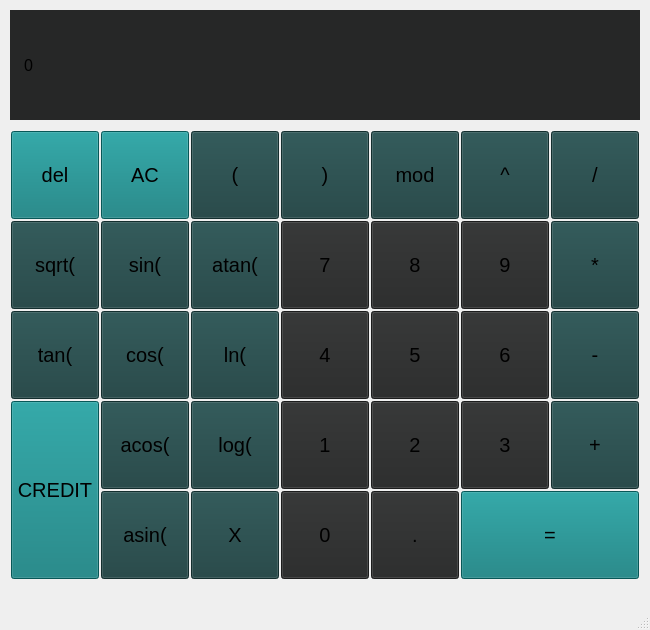
<?xml version="1.0" encoding="UTF-8"?>
<ui version="4.0">
 <class>MainWindow</class>
 <widget class="QMainWindow" name="MainWindow">
  <property name="geometry">
   <rect>
    <x>0</x>
    <y>0</y>
    <width>650</width>
    <height>630</height>
   </rect>
  </property>
  <property name="sizePolicy">
   <sizepolicy hsizetype="Maximum" vsizetype="Maximum">
    <horstretch>0</horstretch>
    <verstretch>0</verstretch>
   </sizepolicy>
  </property>
  <property name="minimumSize">
   <size>
    <width>0</width>
    <height>0</height>
   </size>
  </property>
  <property name="maximumSize">
   <size>
    <width>800</width>
    <height>800</height>
   </size>
  </property>
  <property name="windowTitle">
   <string>MainWindow</string>
  </property>
  <widget class="QWidget" name="centralwidget">
   <property name="styleSheet">
    <string notr="true">QMainWindow {
background-color: rgb(38, 39, 39);
}

.QPushButton {
background-color: rgb(38, 39, 39);
margin: 1px;
padding: 1px;
font-size: 20px;
}

.QLabel {
background-color: rgb(38, 39, 39);
padding-left: 10px;
font-size: 16px;
}

.QPushButton:hover {
background-color: rgb(103,115,115);
}</string>
   </property>
   <widget class="QPushButton" name="pushButton_equal">
    <property name="geometry">
     <rect>
      <x>460</x>
      <y>490</y>
      <width>180</width>
      <height>90</height>
     </rect>
    </property>
    <property name="styleSheet">
     <string notr="true">QPushButton {
background-color: rgb(10, 122, 122);
}

QPushButton:hover {
background-color: rgb(103,115,115);
}</string>
    </property>
    <property name="text">
     <string>=</string>
    </property>
   </widget>
   <widget class="QPushButton" name="pushButton_7">
    <property name="geometry">
     <rect>
      <x>280</x>
      <y>220</y>
      <width>90</width>
      <height>90</height>
     </rect>
    </property>
    <property name="text">
     <string>7</string>
    </property>
   </widget>
   <widget class="QPushButton" name="pushButton_4">
    <property name="geometry">
     <rect>
      <x>280</x>
      <y>310</y>
      <width>90</width>
      <height>90</height>
     </rect>
    </property>
    <property name="text">
     <string>4</string>
    </property>
   </widget>
   <widget class="QPushButton" name="pushButton_leftBracket">
    <property name="geometry">
     <rect>
      <x>190</x>
      <y>130</y>
      <width>90</width>
      <height>90</height>
     </rect>
    </property>
    <property name="styleSheet">
     <string notr="true">QPushButton {
background-color: rgb(27, 64, 64);
}

QPushButton:hover {
background-color: rgb(103,115,115);
}</string>
    </property>
    <property name="text">
     <string>(</string>
    </property>
   </widget>
   <widget class="QPushButton" name="pushButton_1">
    <property name="geometry">
     <rect>
      <x>280</x>
      <y>400</y>
      <width>90</width>
      <height>90</height>
     </rect>
    </property>
    <property name="text">
     <string>1</string>
    </property>
   </widget>
   <widget class="QPushButton" name="pushButton_0">
    <property name="geometry">
     <rect>
      <x>280</x>
      <y>490</y>
      <width>90</width>
      <height>90</height>
     </rect>
    </property>
    <property name="styleSheet">
     <string notr="true"/>
    </property>
    <property name="text">
     <string>0</string>
    </property>
   </widget>
   <widget class="QPushButton" name="pushButton_2">
    <property name="geometry">
     <rect>
      <x>370</x>
      <y>400</y>
      <width>90</width>
      <height>90</height>
     </rect>
    </property>
    <property name="text">
     <string>2</string>
    </property>
   </widget>
   <widget class="QPushButton" name="pushButton_5">
    <property name="geometry">
     <rect>
      <x>370</x>
      <y>310</y>
      <width>90</width>
      <height>90</height>
     </rect>
    </property>
    <property name="text">
     <string>5</string>
    </property>
   </widget>
   <widget class="QPushButton" name="pushButton_8">
    <property name="geometry">
     <rect>
      <x>370</x>
      <y>220</y>
      <width>90</width>
      <height>90</height>
     </rect>
    </property>
    <property name="text">
     <string>8</string>
    </property>
   </widget>
   <widget class="QPushButton" name="pushButton_rightBracket">
    <property name="geometry">
     <rect>
      <x>280</x>
      <y>130</y>
      <width>90</width>
      <height>90</height>
     </rect>
    </property>
    <property name="styleSheet">
     <string notr="true">QPushButton {
background-color: rgb(27, 64, 64);
}

QPushButton:hover {
background-color: rgb(103,115,115);
}</string>
    </property>
    <property name="text">
     <string>)</string>
    </property>
   </widget>
   <widget class="QPushButton" name="pushButton_9">
    <property name="geometry">
     <rect>
      <x>460</x>
      <y>220</y>
      <width>90</width>
      <height>90</height>
     </rect>
    </property>
    <property name="text">
     <string>9</string>
    </property>
   </widget>
   <widget class="QPushButton" name="pushButton_6">
    <property name="geometry">
     <rect>
      <x>460</x>
      <y>310</y>
      <width>90</width>
      <height>90</height>
     </rect>
    </property>
    <property name="text">
     <string>6</string>
    </property>
   </widget>
   <widget class="QPushButton" name="pushButton_3">
    <property name="geometry">
     <rect>
      <x>460</x>
      <y>400</y>
      <width>90</width>
      <height>90</height>
     </rect>
    </property>
    <property name="sizePolicy">
     <sizepolicy hsizetype="Minimum" vsizetype="Minimum">
      <horstretch>0</horstretch>
      <verstretch>0</verstretch>
     </sizepolicy>
    </property>
    <property name="minimumSize">
     <size>
      <width>90</width>
      <height>90</height>
     </size>
    </property>
    <property name="maximumSize">
     <size>
      <width>0</width>
      <height>0</height>
     </size>
    </property>
    <property name="text">
     <string>3</string>
    </property>
   </widget>
   <widget class="QPushButton" name="pushButton_dot">
    <property name="geometry">
     <rect>
      <x>370</x>
      <y>490</y>
      <width>90</width>
      <height>90</height>
     </rect>
    </property>
    <property name="text">
     <string>.</string>
    </property>
   </widget>
   <widget class="QPushButton" name="pushButton_devision">
    <property name="geometry">
     <rect>
      <x>550</x>
      <y>130</y>
      <width>90</width>
      <height>90</height>
     </rect>
    </property>
    <property name="styleSheet">
     <string notr="true">QPushButton {
background-color: rgb(27, 64, 64);
}

QPushButton:hover {
background-color: rgb(103,115,115);
}</string>
    </property>
    <property name="text">
     <string>/</string>
    </property>
   </widget>
   <widget class="QPushButton" name="pushButton_multiply">
    <property name="geometry">
     <rect>
      <x>550</x>
      <y>220</y>
      <width>90</width>
      <height>90</height>
     </rect>
    </property>
    <property name="styleSheet">
     <string notr="true">QPushButton {
background-color: rgb(27, 64, 64);
}

QPushButton:hover {
background-color: rgb(103,115,115);
}</string>
    </property>
    <property name="text">
     <string>*</string>
    </property>
   </widget>
   <widget class="QPushButton" name="pushButton_minus">
    <property name="geometry">
     <rect>
      <x>550</x>
      <y>310</y>
      <width>90</width>
      <height>90</height>
     </rect>
    </property>
    <property name="styleSheet">
     <string notr="true">QPushButton {
background-color: rgb(27, 64, 64);
}

QPushButton:hover {
background-color: rgb(103,115,115);
}</string>
    </property>
    <property name="text">
     <string>-</string>
    </property>
   </widget>
   <widget class="QPushButton" name="pushButton_plus">
    <property name="geometry">
     <rect>
      <x>550</x>
      <y>400</y>
      <width>90</width>
      <height>90</height>
     </rect>
    </property>
    <property name="styleSheet">
     <string notr="true">QPushButton {
background-color: rgb(27, 64, 64);
}

QPushButton:hover {
background-color: rgb(103,115,115);
}</string>
    </property>
    <property name="text">
     <string>+</string>
    </property>
   </widget>
   <widget class="QPushButton" name="pushButton_pow">
    <property name="geometry">
     <rect>
      <x>460</x>
      <y>130</y>
      <width>90</width>
      <height>90</height>
     </rect>
    </property>
    <property name="styleSheet">
     <string notr="true">QPushButton {
background-color: rgb(27, 64, 64);
}

QPushButton:hover {
background-color: rgb(103,115,115);
}</string>
    </property>
    <property name="text">
     <string>^</string>
    </property>
   </widget>
   <widget class="QPushButton" name="pushButton_tan">
    <property name="geometry">
     <rect>
      <x>10</x>
      <y>310</y>
      <width>90</width>
      <height>90</height>
     </rect>
    </property>
    <property name="styleSheet">
     <string notr="true">QPushButton {
background-color: rgb(27, 64, 64);
}

QPushButton:hover {
background-color: rgb(103,115,115);
}</string>
    </property>
    <property name="text">
     <string>tan(</string>
    </property>
   </widget>
   <widget class="QPushButton" name="pushButton_sin">
    <property name="geometry">
     <rect>
      <x>100</x>
      <y>220</y>
      <width>90</width>
      <height>90</height>
     </rect>
    </property>
    <property name="styleSheet">
     <string notr="true">QPushButton {
background-color: rgb(27, 64, 64);
}

QPushButton:hover {
background-color: rgb(103,115,115);
}</string>
    </property>
    <property name="text">
     <string>sin(</string>
    </property>
   </widget>
   <widget class="QPushButton" name="pushButton_cos">
    <property name="geometry">
     <rect>
      <x>100</x>
      <y>310</y>
      <width>90</width>
      <height>90</height>
     </rect>
    </property>
    <property name="styleSheet">
     <string notr="true">QPushButton {
background-color: rgb(27, 64, 64);
}

QPushButton:hover {
background-color: rgb(103,115,115);
}</string>
    </property>
    <property name="text">
     <string>cos(</string>
    </property>
   </widget>
   <widget class="QPushButton" name="pushButton_log">
    <property name="geometry">
     <rect>
      <x>190</x>
      <y>400</y>
      <width>90</width>
      <height>90</height>
     </rect>
    </property>
    <property name="styleSheet">
     <string notr="true">QPushButton {
background-color: rgb(27, 64, 64);
}

QPushButton:hover {
background-color: rgb(103,115,115);
}</string>
    </property>
    <property name="text">
     <string>log(</string>
    </property>
   </widget>
   <widget class="QPushButton" name="pushButton_x">
    <property name="geometry">
     <rect>
      <x>190</x>
      <y>490</y>
      <width>90</width>
      <height>90</height>
     </rect>
    </property>
    <property name="styleSheet">
     <string notr="true">QPushButton {
background-color: rgb(27, 64, 64);
}

QPushButton:hover {
background-color: rgb(103,115,115);
}</string>
    </property>
    <property name="text">
     <string>X</string>
    </property>
   </widget>
   <widget class="QPushButton" name="pushButton_clear">
    <property name="geometry">
     <rect>
      <x>100</x>
      <y>130</y>
      <width>90</width>
      <height>90</height>
     </rect>
    </property>
    <property name="styleSheet">
     <string notr="true">QPushButton {
background-color: rgb(10, 122, 122);
}

QPushButton:hover {
background-color: rgb(103,115,115);
}</string>
    </property>
    <property name="text">
     <string>AC</string>
    </property>
   </widget>
   <widget class="QPushButton" name="pushButton_ln">
    <property name="geometry">
     <rect>
      <x>190</x>
      <y>310</y>
      <width>90</width>
      <height>90</height>
     </rect>
    </property>
    <property name="styleSheet">
     <string notr="true">QPushButton {
background-color: rgb(27, 64, 64);
}

QPushButton:hover {
background-color: rgb(103,115,115);
}</string>
    </property>
    <property name="text">
     <string>ln(</string>
    </property>
   </widget>
   <widget class="QPushButton" name="pushButton_mod">
    <property name="geometry">
     <rect>
      <x>370</x>
      <y>130</y>
      <width>90</width>
      <height>90</height>
     </rect>
    </property>
    <property name="styleSheet">
     <string notr="true">QPushButton {
background-color: rgb(27, 64, 64);
}

QPushButton:hover {
background-color: rgb(103,115,115);
}</string>
    </property>
    <property name="text">
     <string>mod</string>
    </property>
   </widget>
   <widget class="QPushButton" name="pushButton_acos">
    <property name="geometry">
     <rect>
      <x>100</x>
      <y>400</y>
      <width>90</width>
      <height>90</height>
     </rect>
    </property>
    <property name="styleSheet">
     <string notr="true">QPushButton {
background-color: rgb(27, 64, 64);
}

QPushButton:hover {
background-color: rgb(103,115,115);
}</string>
    </property>
    <property name="text">
     <string>acos(</string>
    </property>
   </widget>
   <widget class="QPushButton" name="pushButton_asin">
    <property name="geometry">
     <rect>
      <x>100</x>
      <y>490</y>
      <width>90</width>
      <height>90</height>
     </rect>
    </property>
    <property name="styleSheet">
     <string notr="true">QPushButton {
background-color: rgb(27, 64, 64);
}

QPushButton:hover {
background-color: rgb(103,115,115);
}</string>
    </property>
    <property name="text">
     <string>asin(</string>
    </property>
   </widget>
   <widget class="QPushButton" name="pushButton_atan">
    <property name="geometry">
     <rect>
      <x>190</x>
      <y>220</y>
      <width>90</width>
      <height>90</height>
     </rect>
    </property>
    <property name="styleSheet">
     <string notr="true">QPushButton {
background-color: rgb(27, 64, 64);
}

QPushButton:hover {
background-color: rgb(103,115,115);
}</string>
    </property>
    <property name="text">
     <string>atan(</string>
    </property>
   </widget>
   <widget class="QPushButton" name="pushButton_sqrt">
    <property name="geometry">
     <rect>
      <x>10</x>
      <y>220</y>
      <width>90</width>
      <height>90</height>
     </rect>
    </property>
    <property name="styleSheet">
     <string notr="true">QPushButton {
background-color: rgb(27, 64, 64);
}

QPushButton:hover {
background-color: rgb(103,115,115);
}</string>
    </property>
    <property name="text">
     <string>sqrt(</string>
    </property>
   </widget>
   <widget class="QPushButton" name="pushButton_backspace">
    <property name="geometry">
     <rect>
      <x>10</x>
      <y>130</y>
      <width>90</width>
      <height>90</height>
     </rect>
    </property>
    <property name="styleSheet">
     <string notr="true">QPushButton {
background-color: rgb(10, 122, 122);
}

QPushButton:hover {
background-color: rgb(103,115,115);
}</string>
    </property>
    <property name="text">
     <string>del</string>
    </property>
   </widget>
   <widget class="QPushButton" name="pushButton_credit">
    <property name="geometry">
     <rect>
      <x>10</x>
      <y>400</y>
      <width>90</width>
      <height>180</height>
     </rect>
    </property>
    <property name="styleSheet">
     <string notr="true">QPushButton {
background-color: rgb(10, 122, 122);
}

QPushButton:hover {
background-color: rgb(103,115,115);
}</string>
    </property>
    <property name="text">
     <string>CREDIT</string>
    </property>
   </widget>
   <widget class="QLabel" name="screen">
    <property name="geometry">
     <rect>
      <x>10</x>
      <y>10</y>
      <width>630</width>
      <height>110</height>
     </rect>
    </property>
    <property name="styleSheet">
     <string notr="true">QPushButton {
background-color: rgb(15, 33, 26);
}</string>
    </property>
    <property name="text">
     <string>0</string>
    </property>
   </widget>
  </widget>
  <widget class="QMenuBar" name="menubar">
   <property name="geometry">
    <rect>
     <x>0</x>
     <y>0</y>
     <width>650</width>
     <height>22</height>
    </rect>
   </property>
  </widget>
  <widget class="QStatusBar" name="statusbar"/>
 </widget>
 <resources/>
 <connections/>
</ui>
